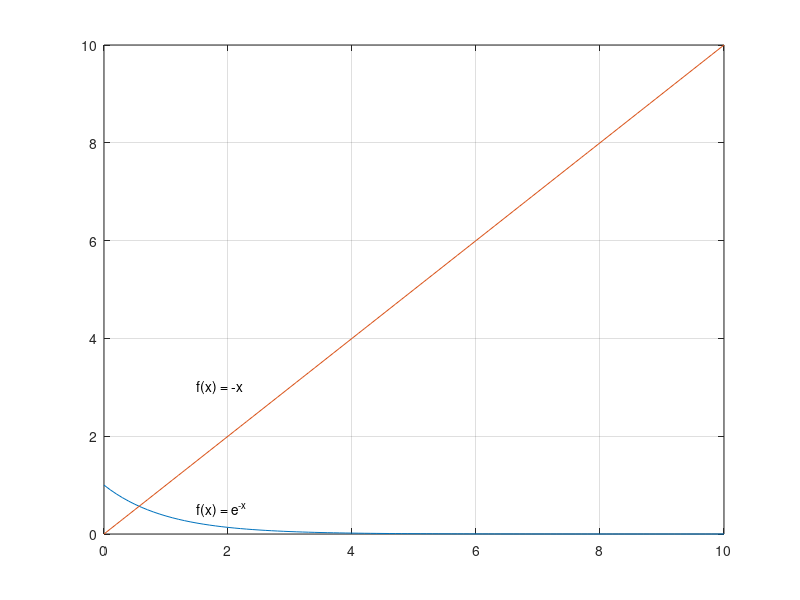

This figure's MATLAB source:
clear;
clc;
close all;

f1 = @(x) exp(-x);
f2= @(x)x;


n=10;
xold =0;
x= xold:0.1:n;
figure, plot(x,f1(x));
str = 'f(x) = e^{-x}';
text(1.5,0.5,str)

grid on;
hold on;
plot(x,f2(x));
str = 'f(x) = -x';
text(1.5,3.0,str)